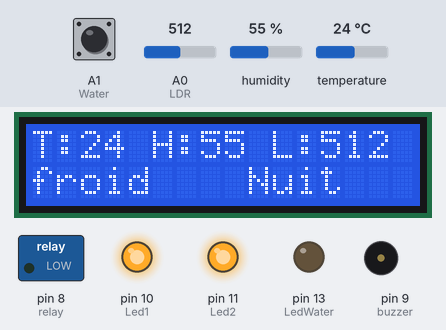
Bench run of a sketch on a simulated Arduino Uno, built with avr-gcc and run on an emulated ATmega328P. Parts: 16×2 character LCD, switched loads named in the sketch (green lamp = pin HIGH), output pins drawn as LEDs (lit = HIGH), buzzer (waves = sounding, pin HIGH). Wiring (inferred from the names in the program): DHT11 sensor: data pin 12. The inputs (shaded band) are chosen by the test bench; at power-on: temperature 24 °C, A0 (LDR) = 512, humidity 55 %, A1 (Water) HIGH.

Above: at 1.2 s.
1.3 s: temperature set to 28 °C
At 3.5 s:
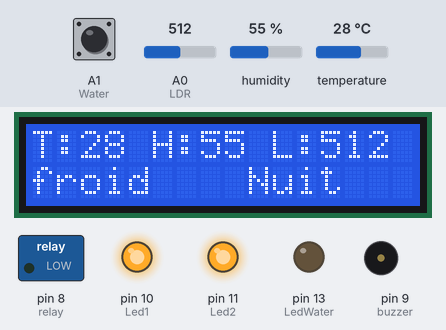
3.8 s: temperature set to 31 °C
At 5.2 s:
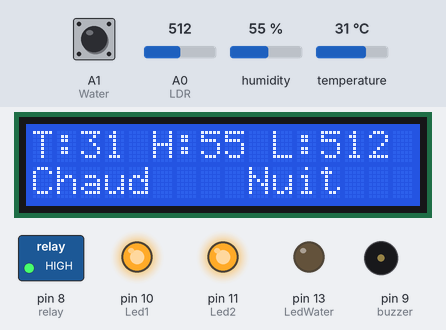
5.8 s: A0 (LDR) set to 214
At 7.0 s:
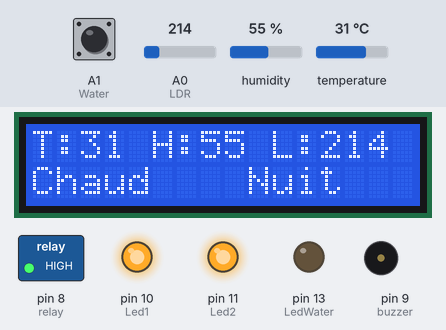
7.3 s: A0 (LDR) set to 190
At 8.3 s:
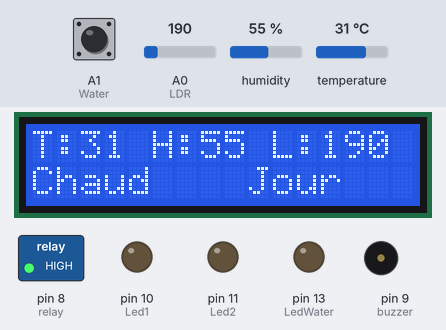
8.8 s: temperature set to 12 °C
At 11.4 s:
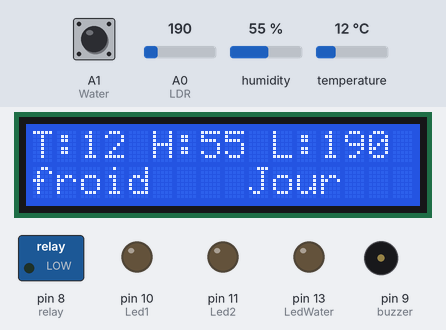
11.8 s: humidity set to 79 %
At 13.0 s:
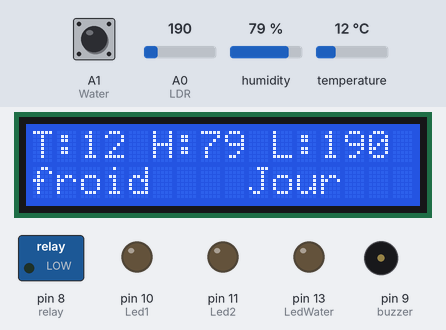
13.8 s: humidity set to 82 %
Timing chart, 0 to 16.8 s (numbered marks = the images above; inputs shaded):
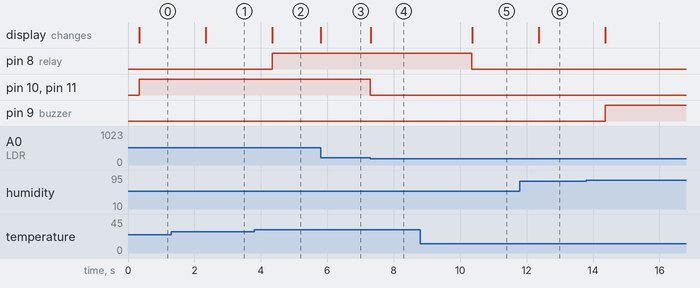

Measured:
- the behaviour switches between 29 and 30 °C on temperature (found by bisection; images 1 and 2)
- the behaviour switches between 201 and 200 on A0 (LDR) (found by bisection; images 3 and 4)
- after the input at 1.3 s, the display: changes after 1.0 s (image 1)
- after the input at 3.8 s, pin 8 (relay): LOW → HIGH after 0.55 s; the display: changes after 0.55 s (image 2)
- after the input at 5.8 s, the display: changes at once (image 3)
- after the input at 7.3 s, pin 10 (Led1), pin 11 (Led2): HIGH → LOW at once; the display: changes at once (image 4)
- after the input at 8.8 s, pin 8 (relay): HIGH → LOW after 1.6 s; the display: changes after 1.6 s (image 5)
- after the input at 11.8 s, the display: changes after 0.56 s (image 6)
- after the input at 13.8 s, pin 9 (buzzer): LOW → HIGH after 0.56 s

The sketch:

Lcd_TemperatureNumeriqueHymidite.ino
```cpp
#include <LiquidCrystal.h>
#include<DHT.h>
#define  DHTPIN 12
#define DHTTYPE DHT11
#define Water A1
#define LDR A0
#define buzzer 9
#define relay 8
#define Led1 10
#define Led2 11
#define LedWater 13

DHT dht(DHTPIN, DHTTYPE);

int temp = 0;
int hymd = 0;
float ldr = 0;

LiquidCrystal lcd(2, 3, 4, 5, 6, 7);

void setup() {
  pinMode(buzzer, INPUT);
  pinMode(relay, OUTPUT);
  pinMode(Led2, OUTPUT);
  pinMode(Led1, OUTPUT);
  pinMode(LedWater, OUTPUT);
  pinMode(Water, INPUT);
  lcd.begin(16, 2);
  dht.begin();
  lcd.clear();
}

void loop() {

  ldr = analogRead(LDR);
  temp = dht.readTemperature() ;
  hymd = dht.readHumidity();

  allumer_Led(ldr);
  alert_buzzer(hymd);
  allumer_relay( temp);
  niveau_eau();


  lcd.setCursor(0, 0);
  lcd.print("T:");
  lcd.setCursor(2, 0 );
  lcd.print(temp);
  lcd.setCursor(4, 0 );
  lcd.print(" ");
  lcd.setCursor(5, 0 );
  lcd.print("H:");
  lcd.setCursor(7, 0);
  lcd.print(hymd);
  lcd.setCursor(9, 0);
  lcd.print(" ");
  lcd.setCursor(10, 0);
  lcd.print("L:");
  lcd.setCursor(12, 0);
  lcd.print((int)ldr);

}
void allumer_Led(float ldr)
{
  if (ldr > 200)
  {
    digitalWrite(Led1, HIGH);
    digitalWrite(Led2, HIGH);
    lcd.setCursor(9, 1);
    lcd.print("Nuit");
  }
  else
  {
    digitalWrite(Led1, LOW);
    digitalWrite(Led2, LOW);
    lcd.setCursor(9, 1);
    lcd.print("Jour");
  }
}
void alert_buzzer(int hymd)
{
  if (hymd > 80)
  {
    analogWrite(buzzer, 255);
  }
  else
  {
    analogWrite(buzzer, 0);
  }
}

void allumer_relay(int temp)
{
  if (temp > 29)
  {
    digitalWrite(relay, HIGH);
    lcd.setCursor(0, 1);
    lcd.print("Chaud");
  }

  else
  {
    digitalWrite(relay, LOW);
    lcd.setCursor(0, 1);
    lcd.print("froid");
  }
}
void niveau_eau()
{
  if (digitalRead(Water) == LOW)
  {
    digitalWrite(LedWater, HIGH);

  } else {
    digitalWrite(LedWater, LOW);
  }
}
```
